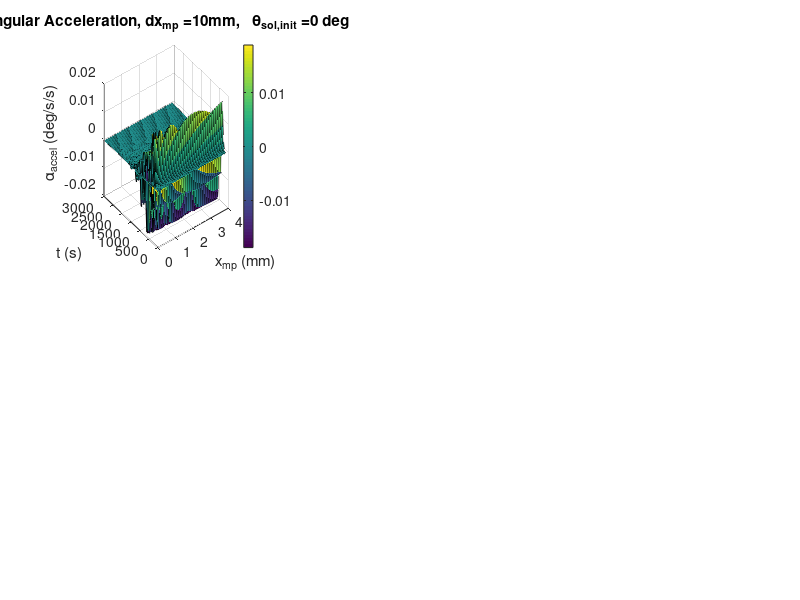

The MATLAB script that drew this image: (Note: this script raises an error after producing the figure.)
clc; clear; close all;

%% coding solar sail angular accel as a funct of payload mass cog movement using inchworm motors
% main parameters to adjust are dx_mp (x movement of payload) and
% theta_sol_max (angle of incoming solar radiation, also angle at 
% which grav force acts)
%%
F_sol_orig = 9.072e-6; % [N], solar radiation force, here approx 9uN
Y = 2; % [m], total y distance between sail and payload cg, here held constant
X = 0; % [m], total initial x distance between sail and payload cg

% solar sail (ss) constants
A_ss = 1; % [m^2], Area of solar sail, here 1m^2
r_ss = sqrt(A_ss/pi()); % [m], radius of solar sail
t_ss = 4.5e-6; % [m], thickness of mylar solar sail
rho_ss = 1390; % [kg/m^3], density of mylar solar sail 
m_ss = A_ss*t_ss*rho_ss; % [kg], mass of solar sail

% carbon fiber (cf) constants [todo: integrate these values into torque]
rho_cf = 2250; % [kg/m^3], density of cf composite 
r_cf = 150e-6; % [m], radius of carbon fiber pultruded composite, here 300um
A_cf = pi()*r_cf^2; % [m^2], area of carbon fiber pultruded composite wire
C_cf = 2*pi()*(r_ss)^2; % [m], circumference of solar sail where cf is surrounding
L_cf = 2; % [m], length of carbon fiber lines for control
V_cf_ring = A_cf*C_cf; % [m^3], volume of cf around ss 
V_cf_length = A_cf*4*L_cf; % [m^3], volume of cf lengths/tethers
% m_cf_ring = rho_cf*V_cf_ring; 
% m_cf_length = rho_cf*V_cf_length;
% m_cf = m_cf_ring + m_cf_length;

% currently just setting cf masses to zero until I fix the eqtns here
m_cf_ring = 0;
m_cf_length = 0;
m_cf = 0;

% mass of payload (mp) constants and payload mass fraction
m_mp = 0.010; % [kg], projected payload mass, here 10 grams
m_tot = m_mp + m_ss + m_cf; % [kg], total mass
nu = m_mp/m_tot; % [kg/kg], mass efficiency (aka mass fraction) of payload

% ss efficiency and forces
n = 0.9; % solar sail efficiency
P_rad = 5.04e-6; % [N/m^2], solar radiation @ 1 AU
F_sol_0 = 2*n*P_rad*A_ss; % [N], force on solar sail due to rad pressure

% characteristic acceleration
a_c = F_sol_0/((1-nu)*m_tot); % [], characteristic acceleration

% solar constants for grav forces
G = 6.674e-11; % [m3 kg-1 s-2] gravitational constant;
m_sol = 1.989e30; % [kg] mass of sun;
r_sol = 150e9; % [m] distance from earth to sun;
mu = G*m_sol/r_sol^2;

% grav forces
F_g_ss = m_ss*mu; % force due to grav from sun on ss
F_g_mp = m_mp*mu; % force due to grav from sun on mp

num = 101; % counter used to set max of arrays

% movement by inchworm motors, but keeping x_cg at zero and moving ss and
% mp instead
dx_mp = linspace(0,10,num)/1000; % [m], change in x position of payload mass
x_mp =  (1 - nu)*dx_mp; % [m], x seperation of mp from cg
x_ss = -nu*dx_mp; % [m], x Seperation of ss from cg
x_cg = x_ss/nu + x_mp/(1-nu); % [m], x position of cg, here trying to set to zero

% y position of ss and mp using mass fraction
dY = Y*ones(1,num);
y_mp = -(1-nu)*dY; % [m], y position of payload
y_ss = nu*dY; % [m], y position of solar sail
y_cg = zeros(1,num); % [m], y position of cg

% initializing values
x_mp_0 = ones(num,num);
y_mp_0 = ones(num,num);

Torque = zeros(num,num);
alpha = zeros(num,num);
omega = zeros(num,num);
theta = zeros(num,num);

t_max = 3000; % [s], maximum time span

for i = 1:num % loop counting through x_mp
    
    t = linspace(0,t_max,num); % [s], time step to see progress as updated from forces on bliss
    dt = t(2) - t(1);
    
    % resetting initial anglular values
    alpha_0 = 0; % [deg/s/s], original angular accel of bliss, here set to zero
    omega_0 = 0; % [deg/s], original angular speed of bliss, here set to zero
    theta_sol_max = 0; % [deg], maximum angle that theta_sol will sweep through to
    theta_sol = linspace(0,theta_sol_max,num); % [deg], angle of sun line
    theta_sol_orig = theta_sol(num);
    
    % mass moment of inertia (resistance to rotation)
    I_ss_z(i) = m_ss*(y_ss(i)^2 + x_ss(i)^2 + 0.25*pi()*r_ss^2);
    I_mp_z(i) = m_mp*(x_mp(i)^2 + y_mp(i)^2);
    I_cf_z(i) = m_cf_ring/2*r_ss^2 + 4*m_cf_length/12*L_cf^2;
    I_tot(i) = I_ss_z(i) + I_mp_z(i) + I_cf_z(i); 

    for j = 1:num % loop for stepping through time
        
        theta_0(j) = theta_sol(num); % need theta_0 to be current solar angle
        
        % here we assume that the back half of the ss is not reflective but
        % still has an absorbance efficinency equal to the reflective
        % efficiency of n = 0.90
        if mod(abs(theta_0(j)),270) > 90
            F_sol(i,j) = n*P_rad*A_ss;
        elseif mod(abs(theta_0(j)),270) <= 90
            F_sol(i,j) = 2*n*P_rad*A_ss;
        end

        % Force due to sol on ss in cartesian
        F_x_sol = F_sol(i,j)*sind(theta_sol(num))*cosd(theta_sol(num));
        F_y_sol = F_sol(i,j)*cosd(theta_sol(num));%*cosd(theta_sol(num));
        
        % Force due to grav on ss in cart
        F_x_g_ss = -F_g_ss*sind(theta_sol(num));
        F_y_g_ss = -F_g_ss*cosd(theta_sol(num));
        
        % Force due to grav on mp in cart
        F_x_g_mp = -F_g_mp*sind(theta_sol(num));
        F_y_g_mp = -F_g_mp*cosd(theta_sol(num));
        
        % Torsion due to forces on ss, mp, and cf[todo]
        T_sol(i,j) = F_x_sol*y_ss(i) - F_y_sol*x_ss(i);
        T_g_ss(i,j) = F_x_g_ss*y_ss(i) - F_y_g_ss*x_ss(i);
        T_g_mp(i,j) = F_x_g_mp*y_mp(i) - F_y_g_mp*x_mp(i);
        % torsion due to grav on cf [todo]
%         T_g_cf(i,j) = F_g_cf*sind(theta_sol(num))*abs(y_cf(i)) ...
%                 + F_g_cf*cosd(theta_sol(num))*abs(x_cf(i));
        T_g_cf(i,j) = 0; % setting to zero until i fix above
        T_tot(i,j) = T_sol(i,j) + T_g_ss(i,j) + T_g_mp(i,j) + T_g_cf(i,j);
            
        % rotational dynamics
        alpha(i,j) = alpha_0 + rad2deg(T_tot(i,j)/I_tot(i));
        omega(i,j) = omega_0 + alpha(i,j)*dt;
        theta(i,j) = theta_0(j) + omega(i,j)*dt + 0.5*(alpha(i,j)*dt^2);
        
        % updating initial rotational dynamics
        omega_0 = omega(i,j);
        theta_sol(num) = theta(i,j);

%         % linear forces
%         F_x_tot = F_x_sol + F_x_g_ss + F_x_g_mp;
%         F_y_tot = F_y_sol + F_y_g_ss + F_y_g_mp;
%             
%         % linear accelerations
%         a_x_lin = a_0x + F_x_tot/m_tot;
%         a_y_lin = a_0y + F_y_tot/m_tot;
%         
%         % linear speeds
%         v_x_lin(j) = v_0x + a_x_lin*t(j);
%         v_y_lin(j) = v_0y + a_y_lin*t(j);
%         
%         % linear displacements
%         x_tot(j) = x_0 + v_x_lin(j)*t(j) + a_x_lin*t(j)^2;
%         y_tot(j) = y_0 + v_y_lin(j)*t(j) + a_y_lin*t(j)^2;
    end
end

figure(201)
subplot(2,3,1)
ps1 = surf(x_mp*10^3,t,alpha');
title(strcat('Angular Acceleration, dx_m_p = ', sprintf('%.0f',dx_mp(num)*1e3),'mm,   \theta_s_o_l_,_i_n_i_t = ',sprintf('%.0f',theta_sol_orig),' deg'))
xlabel('x_m_p (mm)')
ylabel('t (s)')
zlabel('\alpha_a_c_c_e_l (deg/s/s)')
c = colorbar;
% c.Label.String = 'm_p (kg)';
% set(gca, 'xdir', 'reverse');
% set(gca, 'YScale', 'log')
% set(gca, 'XScale', 'log')
% set(gca, 'ZScale', 'log')
% set(gca,'ColorScale','log')
ps1.EdgeColor = 'none';
ax = gca;
ax.View = [45 45];

% figure(202)
subplot(2,3,2)
ps1 = surf(x_mp*10^3,t,omega');
title(strcat('Angular Speed, dx_m_p = ', sprintf('%.0f',dx_mp(num)*1e3),'mm,   \theta_s_o_l_,_i_n_i_t = ',sprintf('%.0f',theta_sol_orig),' deg'))
xlabel('x_m_p (mm)')
ylabel('t (s)')
zlabel('\omega (deg/s)')
c = colorbar;
% c.Label.String = 'm_p (kg)';
% set(gca, 'xdir', 'reverse');
% set(gca, 'YScale', 'log')
% set(gca, 'XScale', 'log')
% set(gca, 'ZScale', 'log')
% set(gca,'ColorScale','log')
ps1.EdgeColor = 'none';
ax = gca;
ax.View = [45 45];

% figure(203)
subplot(2,3,3)
ps1 = surf(x_mp*10^3,t,theta');
title(strcat('Angle, dx_m_p = ', sprintf('%.0f',dx_mp(num)*1e3),'mm,   \theta_s_o_l_,_i_n_i_t = ',sprintf('%.0f',theta_sol_orig),' deg'))
xlabel('x_m_p (mm)')
ylabel('t (s)')
zlabel('\theta (deg)')
c = colorbar;
% c.Label.String = 'm_p (kg)';
% set(gca, 'xdir', 'reverse');
% set(gca, 'YScale', 'log')
% set(gca, 'XScale', 'log')
% set(gca, 'ZScale', 'log')
% set(gca,'ColorScale','log')
ps1.EdgeColor = 'none';
ax = gca;
ax.View = [45 45];

x_low = 2;
% figure(301)
subplot(2,3,4)
plot(t,alpha(num,:),t,alpha(x_low,:), '--r')
title(strcat('Angular Accel, \theta_s_o_l_,_i_n_i_t = ',sprintf('%.0f',theta_sol_orig),' deg'))
xlabel('t (s)')
ylabel('\alpha_a_c_c_e_l (deg/s/s)')
legend(strcat('dx_m_p = ', sprintf('%.3f',dx_mp(num)*1e3),'mm'), strcat('dx_m_p = ', sprintf('%.3f',dx_mp(x_low)*1e3),'mm')) 

% figure(302)
subplot(2,3,5)
plot(t,omega(num,:),t,omega(x_low,:), '--r')
title(strcat('Angular Speed, \theta_s_o_l_,_i_n_i_t = ',sprintf('%.0f',theta_sol_orig),' deg'))
xlabel('t (s)')
ylabel('\omega (deg/s)')
legend(strcat('dx_m_p = ', sprintf('%.3f',dx_mp(num)*1e3),'mm'), strcat('dx_m_p = ', sprintf('%.3f',dx_mp(x_low)*1e3),'mm')) 

% figure(303)
subplot(2,3,6)
plot(t,theta(num,:),t,theta(x_low,:), '--r')
title(strcat('Clock Angle, \theta_s_o_l_,_i_n_i_t = ',sprintf('%.0f',theta_sol_orig),' deg'))
xlabel('t (s)')
ylabel('\theta (deg)')
legend(strcat('dx_m_p = ', sprintf('%.3f',dx_mp(num)*1e3),'mm'), strcat('dx_m_p = ', sprintf('%.3f',dx_mp(x_low)*1e3),'mm')) 


% figure(305)
% plot(t, T_tot(num,:), t, T_sol(num,:),'--r', t, T_g_ss(num,:), '--k', t, T_g_mp(num,:),'--b')
% title(strcat('Torque, dx_m_p = ', sprintf('%.0f',dx_mp(num)*1e3),'mm,   \theta_s_o_l_,_i_n_i_t = ',sprintf('%.0f',theta_sol_orig),' deg'))
% xlabel('t (s)')
% ylabel('\tau (Nm)')
% legend('\tau_t_o_t', '\tau_s_o_l', '\tau_g_s_s', '\tau_g_m_p')
% 
% figure(304)
% plot(x_mp,I_tot)
% xlabel('t (s)')
% ylabel('I_t_o_t (kgm^2)')
% 
% figure(306)
% surf(x_mp,t, F_sol)
% xlabel('x')
% ylabel('t')
% zlabel('F_s_o_l')
